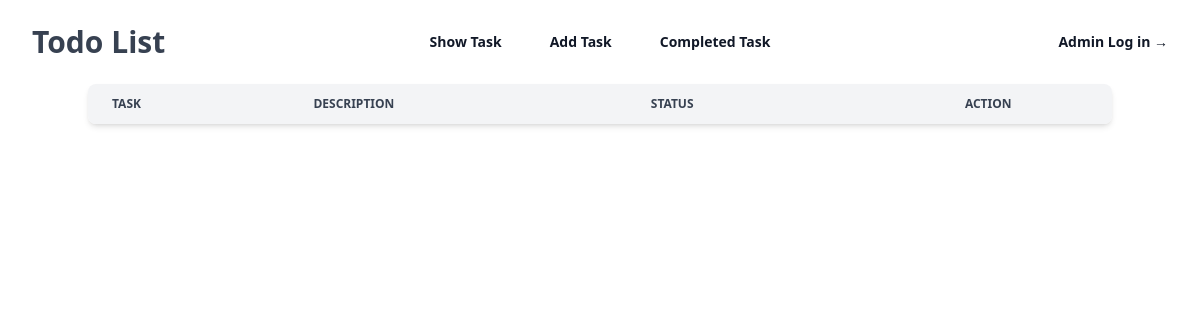
The app's page /, older data.
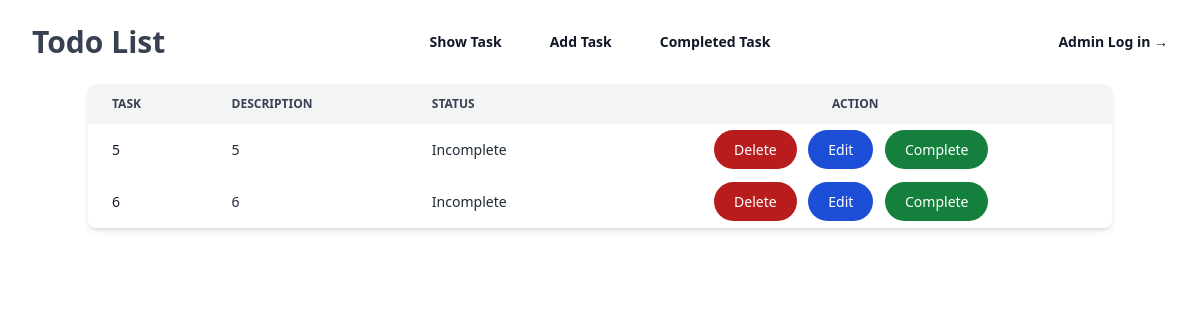
The same page, newer data.
### todo/models.py (models this page shows)
class TaskModel(models.Model):
    taskTitle = models.CharField(max_length=30)
    taskDescription = models.CharField(max_length=100)
    is_completed = models.BooleanField(default=False)

### todo/views.py (the view)
# urls.py: path("", Show_Task.as_view(), name="show_task"),
class Show_Task(ListView):
    model = TaskModel
    template_name = "show_tasks.html"
    context_object_name = "tasks"
    def get_queryset(self):
        return TaskModel.objects.filter(is_completed=False)

### todo/templates/show_tasks.html
{% extends "base.html" %}
{% block content %}
<div class="relative overflow-x-auto shadow-md sm:rounded-lg">
    <table class="w-full text-sm text-left text-gray-800">
        <thead class="text-xs text-gray-700 uppercase bg-gray-100">
            <tr>
                <th scope="col" class="px-6 py-3">
                    Task
                </th>
                <th scope="col" class="px-6 py-3">
                    Description
                </th>
                <th scope="col" class="px-6 py-3">
                    Status
                </th>
                <th scope="col" class="px-6 py-3 text-center">
                    Action
                </th>
            </tr>
        </thead>
        <tbody>
            {% for task in tasks %}
            <tr>
                <th scope="row" class="px-6 py-4 font-medium text-gray-900 whitespace-nowrap">
                    {{task.taskTitle}}
                </th>
                <td class="px-6 py-4">
                    {{task.taskDescription}}
                </td>
                <td class="px-6 py-4">
                   {% if task.is_completed %}
                   Completed
                   {% else %}
                   Incomplete
                   {% endif %}
                </td>
                <td class="px-6 py-4 text-center">
                    <a href="{% url 'delete_task' task.id %}" class="text-white bg-red-700 hover:bg-red-800 focus:outline-none focus:ring-4 focus:ring-red-300 font-medium rounded-full text-sm px-5 py-2.5 text-center mr-2 mb-2 dark:bg-red-600 dark:hover:bg-red-700 dark:focus:ring-red-900">Delete</a>
                    <a href="{% url 'edit_task' task.id %}" class="text-white bg-blue-700 hover:bg-blue-800 focus:outline-none focus:ring-4 focus:ring-blue-300 font-medium rounded-full text-sm px-5 py-2.5 text-center mr-2 mb-2 dark:bg-blue-600 dark:hover:bg-blue-700 dark:focus:ring-blue-800">Edit</a>
                    <a href="{% url 'complete' task.id %}" class="text-white bg-green-700 hover:bg-green-800 focus:outline-none focus:ring-4 focus:ring-green-300 font-medium rounded-full text-sm px-5 py-2.5 text-center mr-2 mb-2 dark:bg-green-600 dark:hover:bg-green-700 dark:focus:ring-green-800">Complete</a>
                </td>
            </tr>
            {% endfor %}
        </tbody>
    </table>
</div>
{% endblock content %}

Row changes from the older to the newer data that the page shows:
added TaskModel: taskTitle "5", taskDescription "5", is_completed "Incomplete"
added TaskModel: taskTitle "6", taskDescription "6", is_completed "Incomplete"
